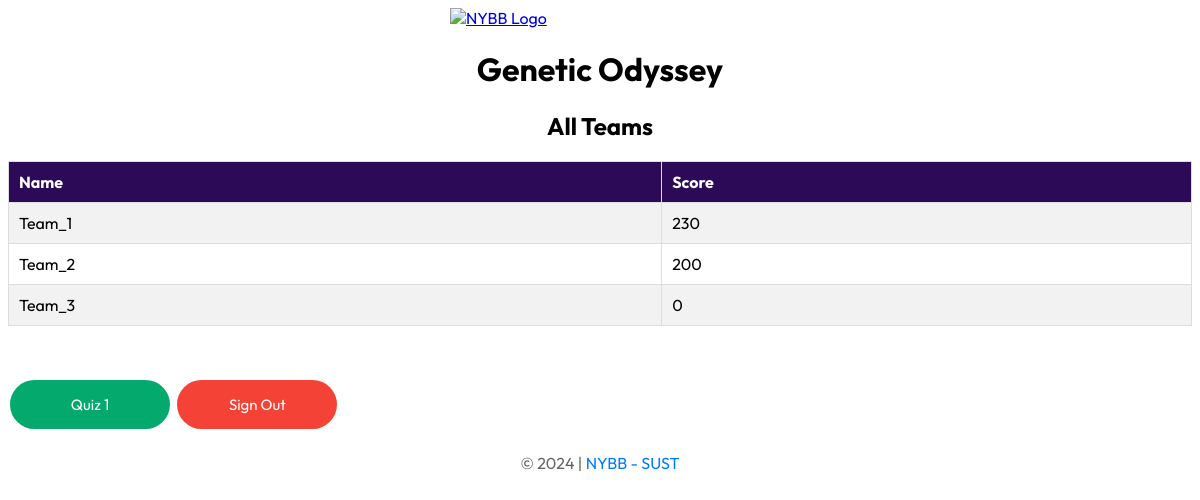
The page / (signed in) on the database its author committed.
### app/models.py (models this page shows, shortened)
class Team(models.Model):
    name = models.CharField(max_length=20)
    score = models.IntegerField(default=0)
    n_score = models.IntegerField(default=0)
    clue = models.IntegerField(default=5)
    quiz_1_status = models.BooleanField(default=False)
    quiz_2_status = models.BooleanField(default=False)
    quiz_3_status = models.BooleanField(default=False)
    user = models.OneToOneField(User, on_delete=models.CASCADE)

### app/views.py (the view)
# urls.py: path('', views.index, name='index'),
def index(request):
    if request.user.is_authenticated:
        teams = Team.objects.all()
        return render(request, 'index.html', {'teams': teams})
    else:
        return redirect('signin')

### templates/index.html (shortened to what this page needs)
<!DOCTYPE html>
<html lang="en">
<head>
    {% load static %}
    <link rel="stylesheet" href="{% static 'common.css' %}">
    <link rel="stylesheet" href="{% static 'index.css' %}">
</head>
<body>
    <a href="{% url 'index' %}">
        <img src="https://i.ibb.co/7SwXPgX/nybb.jpg" alt="NYBB Logo" class="logo">
    </a>
    <h1>Genetic Odyssey</h1>
    <h2>All Teams</h2>
    <table id="teams">
        <tr>
            <th>Name</th>
            <th>Score</th>
        </tr>
        {% for team in teams %}
            <tr>
                <td>{{ team.name }}</td>
                <td>{{team.score}}</td>
            </tr>
        {% endfor %}
    </table>
    <div class="div-1">
        <a href="{% url 'quiz1' %}" class="button button-green">Quiz 1</a>
        <a href="{% url 'signout' %}" class="button button-red">Sign Out</a>
    </div>
<footer><span>&copy; 2024 | </span> <span><a href="#">NYBB - SUST</a></span></footer>
</body>
</html>

### staticfiles/common.css (style rules this page uses)
* { font-family: "Outfit", sans-serif; font-optical-sizing: auto; font-style: normal; }
.logo { width: 300px; display: block; margin-left: auto; margin-right: auto; }
.button { border: none; color: white; padding: 10px 0px; text-align: center; text-decoration: none; cursor: pointer; width: 100px; border-radius: 25px; }
.button-red { background-color: #f44336; }
.button-green { background-color: #04AA6D; }
footer { margin-top: 20px; text-align: center; color: #666; }
footer a { color: #007bff; text-decoration: none; }

### staticfiles/index.css (style rules this page uses)
* { font-family: "Outfit", sans-serif; font-optical-sizing: auto; font-style: normal; }
h1, h2 { color: black; text-align: center; }
.logo { width: 300px; display: block; margin-left: auto; margin-right: auto; }
#teams { font-family: Arial, Helvetica, sans-serif; border-collapse: collapse; width: 100%; margin-bottom: 50px; }
#teams td, #teams th { border: 1px solid #ddd; padding: 10px; }
#teams tr:nth-child(even) { background-color: #f2f2f2; }
#teams th { padding-top: 10px; padding-bottom: 10px; text-align: left; background-color: #2c0a57; color: white; }
.button { background-color: #04AA6D; border: none; color: white; padding: 15px 30px; text-align: center; text-decoration: none; display: inline-block; font-size: 15px; margin: 4px 2px; cursor: pointer; width: 100px; }
.button-red { background-color: #f44336; }

### rows shown on the page
Team: name "Team_1", score "230"
Team: name "Team_2", score "200"
Team: name "Team_3", score "0"
